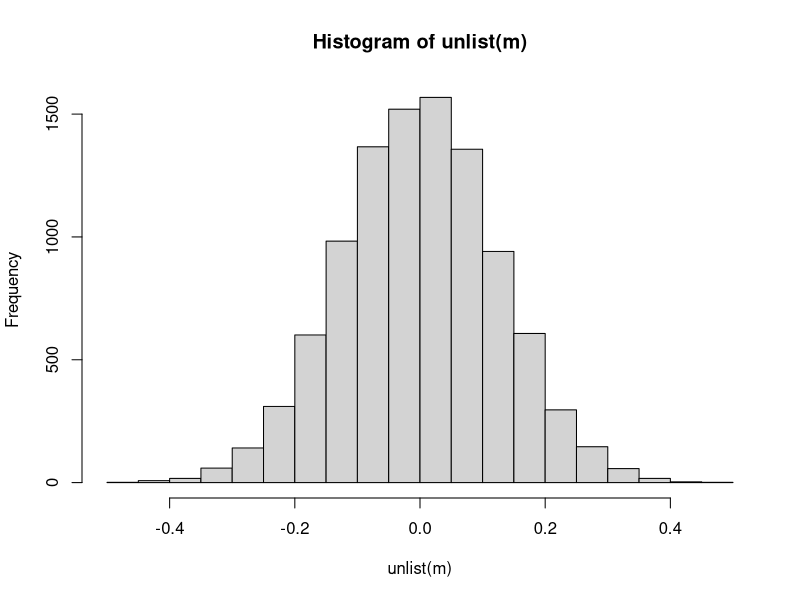
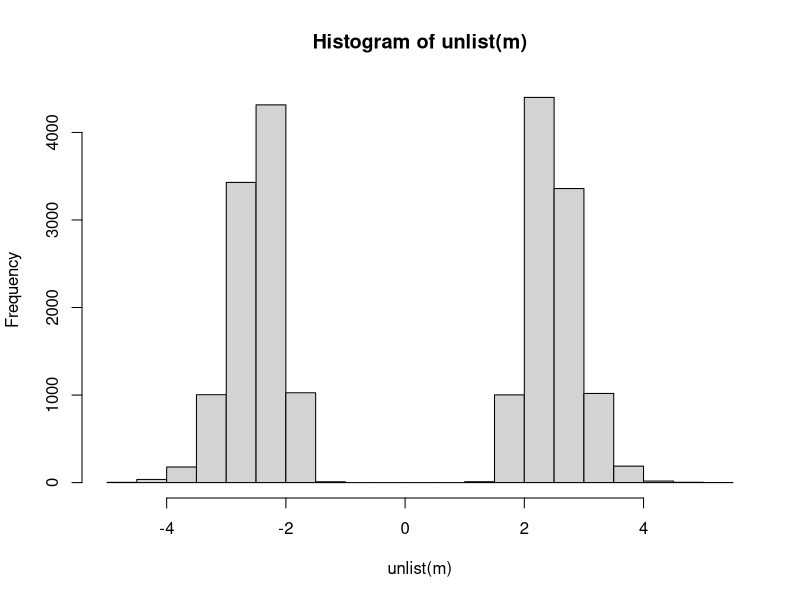
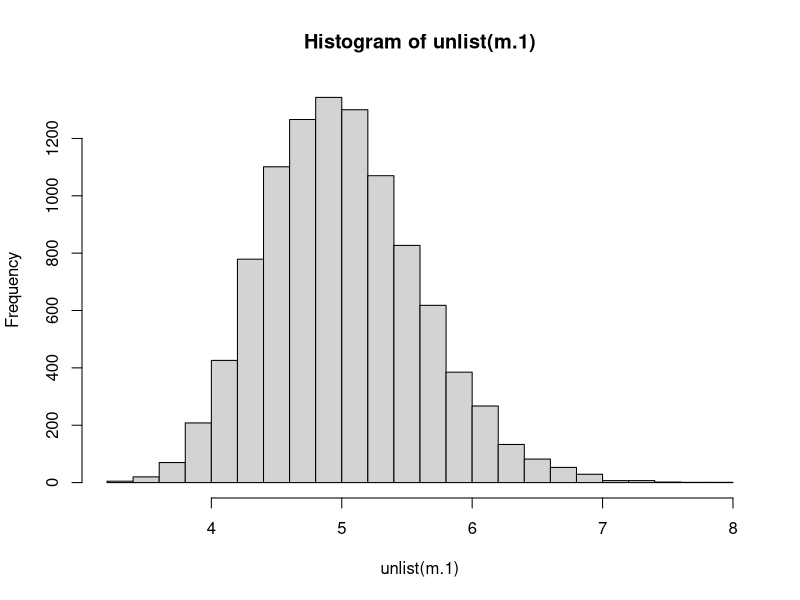
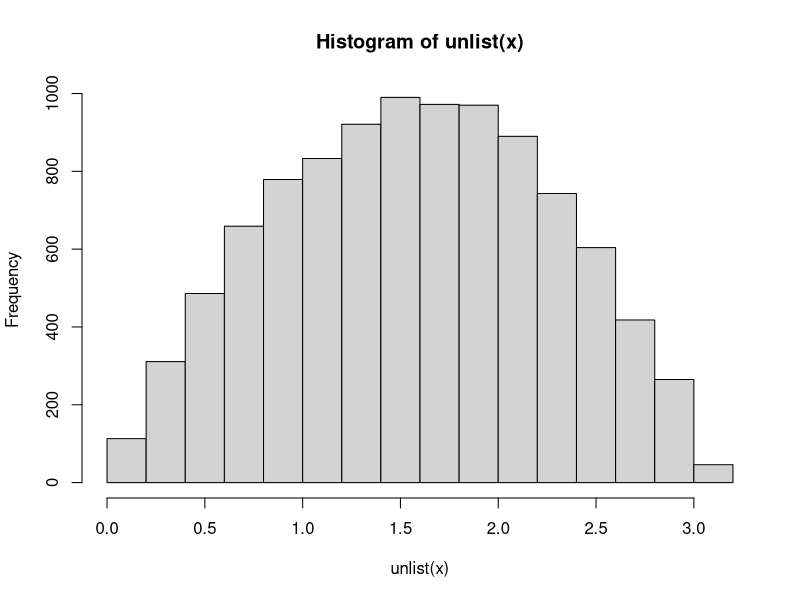
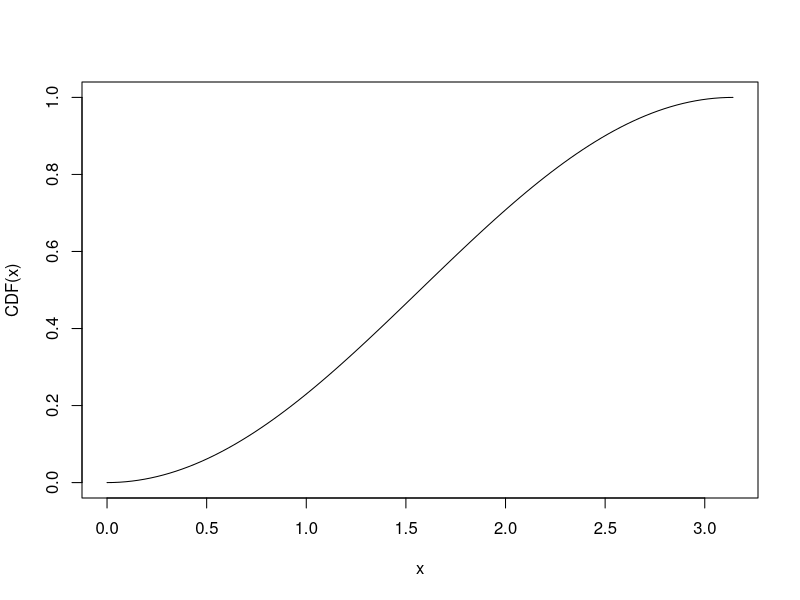

Source code (R) for these figures, in order: (Note: this script raises an error after producing the figures.)
## ---- chunk 1
knitr::opts_chunk$set(echo = TRUE,  
											comment="      ##",  
											error=TRUE, 
											collapse=TRUE) 
## ---- chunk 2
# return a vector, containing x  3 times (3 elments)
rep(x=5,times = 3)  # ( 5 5 5	)x 3

# return one vector containing "a" "z"  6 times (12 elements)
v <- rep(x=letters[c(1,26)], times=6)
v

# be sure understand this patternpattern:
v  <- rep (c(letters[1:3]), c(3,2,1))
v

## ---- chunk 3
head(seq(from = 1, to = 10, by=0.1))

x <- seq(1:4)
x

rep(x, 3) # 1...10 1 ...10  1...10
## ---- chunk 4
sample(x=c(0,1), size= 7, replace=TRUE)

sample(x=c("blue","red"), size=10, replace=TRUE, prob=c(0.8,0.2))

sample(x=1:5, size=4,  replace=TRUE)

# note:
m <- matrix(data=1:100, nrow=25) # fills 1st column, then second ...
head(m)
## ---- chunk 5
replicate(n =3 , mean(1:100))
replicate(n =3,  mean(rnorm(10)))

# STUDY:  return 3 samples, each sample of size=4 as a COLUMN, in matrix
replicate(n =3,  sample(c(0,1),size=4, replace=T)) 
knitr::knit_exit()
## ---- chunk 6
n  <- 3
l  <- replicate(3, rnorm(5), simplify = FALSE )
l

lapply(l, mean)
## ---- chunk 7
# From normal distribution, take N values at random.  Compute median. To
# generate the sampling distribution of the median,  repeat this B times.
#
# Compute point estimate and 95% CI for TRUE  median.  

N  <- 100    # 1 sample
B  <- 10^4 

#  Generate a list of length B, each element containing double of length N
l  <- replicate(B, rnorm(N), simplify = FALSE)
if (F) str(l)

# For each of the B elements of l, compute the median.
m  <- lapply(l, median)

if (F) length(m); str(m)

# the Sampling Distribution appears Normal
hist(unlist(m))

# What can we say about the properities of Sampling Distribution.
# Is it normal?   If so, can we compare its mean and standard error and compare
# to theory?
#

## ---- chunk 8
# From normal distribution, take N values at random.  Compute range. To
# generate the sampling distribution of the range,  repeat this B times.
#
# Compute point estimate and 95% CI for TRUE  range.  

N  <- 100    # 1 sample
B  <- 10^4 

#  Generate a list of length B, each element containing double of length N
l  <- replicate(B, rnorm(N), simplify = FALSE)
if (F) str(l)

# For each of the B elements of l, compute the median.
m  <- lapply(l, range)
m.1 <- lapply(l, function(e) {r  <- range(e); r[2] - r[1]})


if (F) {length(m); str(m)}

# the Sampling Distribution appears Normal
hist(unlist(m))
hist(breaks=20, unlist(m.1))

# What can we say about the properities of Sampling Distribution.
# Is it normal?   If so, can we compare its mean and standard error and compare
# to theory?
#

## ---- chunk 9
# From sine wave distribution (x=0 to x=pi), take N values at random.  Repeat this B times.
# Compute point estimate and 95% CI for TRUE  median.  
N  <-  100
B  <- 10^2
y  <- replicate (B, runif(N, min=0, max=1), simplify=FALSE)
length(y)
inv  <- function(y) (acos(1-2*y))
x  <- lapply(y, inv)

m  <- lapply(x, mean)

pi/2

hist(unlist(x))

# PDF = sin
# CDF = integral sin bet 0 and x 

CDF  <- function(x) {1/2*(1 - cos(x))}
curve(CDF, from = 0, to = pi)

# given y, solve for x
x  <- acos(1 - 2*y)
x
hist(x)

curve(sin)

N  <- 100  
B  <- 10^4 
l  <- replicate(B, rnorm(N), simplify = FALSE)

m  <- lapply(l, median)
hist(unlist(m))
## ---- chunk 10
# game:  roll 2 dice, 7 or 11?
# construct matrix of 2 cols, so simulate throwing 2 die, 50x.

B  <- 50  # experiments (rows)
n  <- 2   # each experment, 2 dice

s <- sample(1:6,B*n, replace=TRUE) # returns vector
m <- matrix(s, nrow= B, ncol=n)
head(m)
## ---- chunk 11
# replicate
## ---- chunk 12

#### 0050_from_norm
df <- data.frame(matrix(rnorm(1000), ncol =10))
head(df)	

## ---- chunk 13
N  <- 10000
roll <- sample(x=c(-1,1),size=N,replace=TRUE, prob=c(0.5,0.5))
roll  <- as.integer(roll)
is_integer(roll)
is_vector(roll)# T
is_atomic(roll)
str(roll)


t  <- tibble(raw =roll,
	     cum_total = cumsum(raw))
print(t, n=20)
tail(t)
plot( x=1:N, y=t$cum_total)

## ---- chunk 14


#### 0060_coin_flip_running_avg
# 1/n converges slowly!
size <- 100000
t <- tibble(x=sample(x=c(1,0),size=size, replace = TRUE),
			run_avg = dplyr::cummean(x)
			) %>% 
	mutate(line = 1:size)

t %>% head()

t$run_avg %>% tail()
t %>% ggplot(aes(x=line, y=run_avg)) +
	geom_point()
	

# create 'urn' with 5 balls
beads <- rep(c("red", "blue"), times = c(2,3))
beads

# pick sample (of 1)
event <- sample(beads,size=1)
event

# many events
set.seed(2012)
B <- 10000
events <- replicate(B,sample(beads,size=1))
table(events)  #  5988 blue, 4012 blue
t <- tibble(events)
	
# shortcut...
events1 <- sample(beads, size = B, replace = TRUE)
table(events1)  # 5988, 4012

x <- rnorm(10000,0,1)
mean(x <= 0)  # cute,  returns area, percentile
